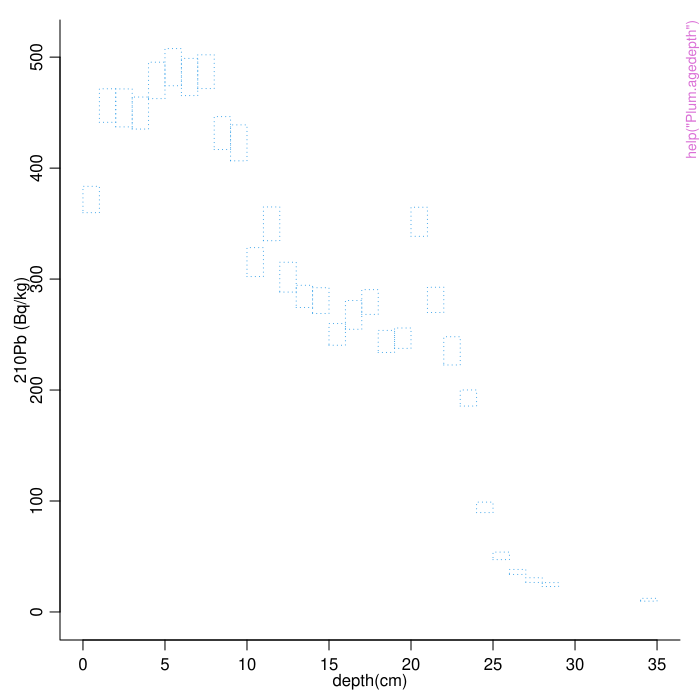

Recreate this plot in R.
pkgname <- "rplum"
source(file.path(R.home("share"), "R", "examples-header.R"))
options(warn = 1)
library('rplum')

base::assign(".oldSearch", base::search(), pos = 'CheckExEnv')
base::assign(".old_wd", base::getwd(), pos = 'CheckExEnv')
cleanEx()
nameEx("Plum")
### * Plum

flush(stderr()); flush(stdout())

### Name: Plum
### Title: Main 210Pb age-depth modelling function
### Aliases: Plum

### ** Examples




cleanEx()
nameEx("Plum.agedepth")
### * Plum.agedepth

flush(stderr()); flush(stdout())

### Name: Plum.agedepth
### Title: Plot an age-depth model
### Aliases: Plum.agedepth

### ** Examples

## Don't show: 
  Plum(run=FALSE, ask=FALSE, coredir=tempfile())
  Plum.agedepth(yr.res=50, d.res=50, d.by=10)
 
## End(Don't show)



### * <FOOTER>
###
cleanEx()
options(digits = 7L)
base::cat("Time elapsed: ", proc.time() - base::get("ptime", pos = 'CheckExEnv'),"\n")
grDevices::dev.off()
###
### Local variables: ***
### mode: outline-minor ***
### outline-regexp: "\\(> \\)?### [*]+" ***
### End: ***
quit('no')
